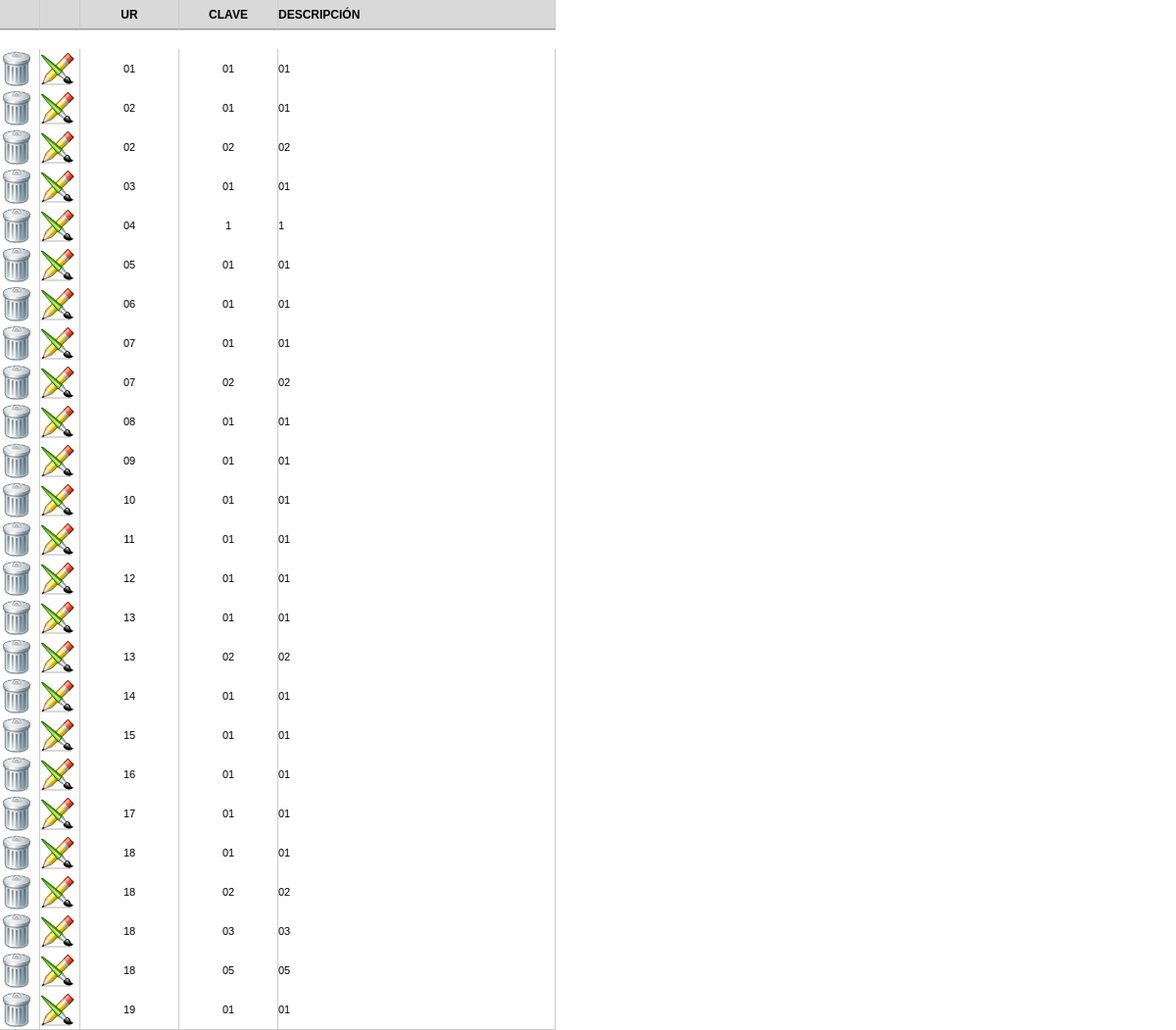
The app's page /cat_programas_lista.php (signed in) with its own data.
### tables this page shows
CREATE TABLE `cat_programa` (
  `idprograma` int(11) NOT NULL AUTO_INCREMENT,
  `clave` varchar(7) DEFAULT NULL,
  `descripcion` varchar(150) DEFAULT NULL,
  `idarea` int(11) DEFAULT NULL,
  PRIMARY KEY (`idprograma`)
);

CREATE TABLE `cat_area` (
  `idarea` int(11) NOT NULL AUTO_INCREMENT,
  `clave` varchar(7) DEFAULT NULL,
  `descripcion` varchar(150) DEFAULT NULL,
  `titular` varchar(90) DEFAULT NULL,
  PRIMARY KEY (`idarea`)
);

### cat_programas_lista.php (the view, shortened to what this page needs)
<?php require_once('Connections/conexion.php'); ?>
<?php
print_r($_GET ."Parameters");
$query_programas = "SELECT a.clave as area_clave,p.idprograma,p.idarea,p.descripcion,p.clave FROM cat_programa p inner join cat_area a on a.idarea=p.idarea ";
$programas = mysql_query ( $query_programas, $conexion ) or die ( mysql_error () );
$row_programas = mysql_fetch_assoc ( $programas );
?>
<!doctype html>
<html>
<head>
<link rel="stylesheet" type="text/css" href="css/estilos.css">
</head>
<body topmargin="0" leftmargin="0">
	<div id="encabezado">
		<table class="tablagrid" border="0" cellpadding="0" cellspacing="0"
			width="567">
			<tr class="tablahead">
				<td width="40">&nbsp;</td>
				<td width="40">&nbsp;</td>
				<td width="100" align="center">UR</td>
				<td width="100" align="center">CLAVE</td>
				<td>DESCRIPCI&#211;N</td>
			</tr>
		</table>
	</div>
	<table class="tablagrid" border="0" cellpadding="0" cellspacing="0"
		width="567" style="padding-top: 32px;">
  <?php do { ?>
    <tr class="tablaregistros">
			<td width="40"><a
				onClick="if(confirm('Confirma que desea eliminar el registro?')) location.href='cat_programas_lista.php?idprograma=<?php echo $row_programas['idprograma']; ?>';"
				href="#"><img src="imagenes/borrar.png" width="35" height="35"></a></td>
			<td width="40"><a target="_top"
				href="cat_programas_md.php?idprograma=<?php echo $row_programas['idprograma']; ?>"><img
					src="imagenes/editar.png" width="35" height="35"></a></td>
			<td width="100" align="center"><?php echo $row_programas['area_clave']; ?></td>
			<td width="100" align="center"><?php echo $row_programas['clave']; ?></td>
			<td><?php echo $row_programas['descripcion']; ?></td>
		</tr>
    <?php } while ($row_programas = mysql_fetch_assoc($programas)); ?>
</table>
</body>
</html>

### css/estilos.css (style rules this page uses)
.tablagrid { border-bottom:1px solid #CCCCCC; }
.tablahead td { background:#D9D9D9; font-family:Tahoma, Geneva, sans-serif; font-size:12px; font-weight:bold; border-bottom:1px solid #999999; border-right:1px solid #CCCCCC; height:30px; }
.tablaregistros td { border-right:1px solid #CCCCCC; font-family:Arial, Helvetica, sans-serif; font-size:11px; height:40px; }

### cat_programas_lista.php (style rules this page uses)
#encabezado { position: fixed; top: 0px; }

### records on screen
cat_programa: idarea.clave "01", clave "01", descripcion "01"
cat_programa: idarea.clave "02", clave "01", descripcion "01"
cat_programa: idarea.clave "02", clave "02", descripcion "02"
cat_programa: idarea.clave "03", clave "01", descripcion "01"
cat_programa: idarea.clave "04", clave "1", descripcion "1"
cat_programa: idarea.clave "05", clave "01", descripcion "01"
cat_programa: idarea.clave "06", clave "01", descripcion "01"
cat_programa: idarea.clave "07", clave "01", descripcion "01"
cat_programa: idarea.clave "07", clave "02", descripcion "02"
cat_programa: idarea.clave "08", clave "01", descripcion "01"
cat_programa: idarea.clave "09", clave "01", descripcion "01"
cat_programa: idarea.clave "10", clave "01", descripcion "01"
cat_programa: idarea.clave "11", clave "01", descripcion "01"
cat_programa: idarea.clave "12", clave "01", descripcion "01"
cat_programa: idarea.clave "13", clave "01", descripcion "01"
cat_programa: idarea.clave "13", clave "02", descripcion "02"
cat_programa: idarea.clave "14", clave "01", descripcion "01"
cat_programa: idarea.clave "15", clave "01", descripcion "01"
cat_programa: idarea.clave "16", clave "01", descripcion "01"
cat_programa: idarea.clave "17", clave "01", descripcion "01"
cat_programa: idarea.clave "18", clave "01", descripcion "01"
cat_programa: idarea.clave "18", clave "02", descripcion "02"
cat_programa: idarea.clave "18", clave "03", descripcion "03"
cat_programa: idarea.clave "18", clave "05", descripcion "05"
cat_programa: idarea.clave "19", clave "01", descripcion "01"
